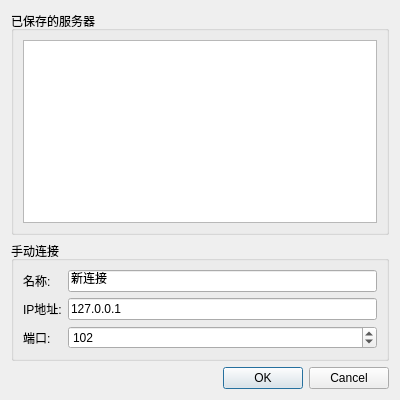
<?xml version="1.0" encoding="UTF-8"?>
<ui version="4.0">
 <class>ConnectionDialog</class>
 <widget class="QDialog" name="ConnectionDialog">
  <property name="geometry">
   <rect>
    <x>0</x>
    <y>0</y>
    <width>400</width>
    <height>400</height>
   </rect>
  </property>
  <property name="windowTitle">
   <string>连接到服务器</string>
  </property>
  <property name="modal">
   <bool>true</bool>
  </property>
  <layout class="QVBoxLayout" name="mainLayout">
   <item>
    <widget class="QGroupBox" name="savedGroup">
     <property name="title">
      <string>已保存的服务器</string>
     </property>
     <layout class="QVBoxLayout" name="savedLayout">
      <item>
       <widget class="QListWidget" name="serverList"/>
      </item>
     </layout>
    </widget>
   </item>
   <item>
    <widget class="QGroupBox" name="manualGroup">
     <property name="title">
      <string>手动连接</string>
     </property>
     <layout class="QGridLayout" name="manualLayout">
      <item row="0" column="0">
       <widget class="QLabel" name="nameLabel">
        <property name="text">
         <string>名称:</string>
        </property>
       </widget>
      </item>
      <item row="0" column="1">
       <widget class="QLineEdit" name="nameInput">
        <property name="text">
         <string>新连接</string>
        </property>
       </widget>
      </item>
      <item row="1" column="0">
       <widget class="QLabel" name="ipLabel">
        <property name="text">
         <string>IP地址:</string>
        </property>
       </widget>
      </item>
      <item row="1" column="1">
       <widget class="QLineEdit" name="ipInput">
        <property name="text">
         <string>127.0.0.1</string>
        </property>
       </widget>
      </item>
      <item row="2" column="0">
       <widget class="QLabel" name="portLabel">
        <property name="text">
         <string>端口:</string>
        </property>
       </widget>
      </item>
      <item row="2" column="1">
       <widget class="QSpinBox" name="portInput">
        <property name="minimum">
         <number>1</number>
        </property>
        <property name="maximum">
         <number>65535</number>
        </property>
        <property name="value">
         <number>102</number>
        </property>
       </widget>
      </item>
     </layout>
    </widget>
   </item>
   <item>
    <widget class="QDialogButtonBox" name="buttonBox">
     <property name="orientation">
      <enum>Qt::Orientation::Horizontal</enum>
     </property>
     <property name="standardButtons">
      <set>QDialogButtonBox::StandardButton::Cancel|QDialogButtonBox::StandardButton::Ok</set>
     </property>
    </widget>
   </item>
  </layout>
 </widget>
 <resources/>
 <connections>
  <connection>
   <sender>buttonBox</sender>
   <signal>accepted()</signal>
   <receiver>ConnectionDialog</receiver>
   <slot>accept()</slot>
   <hints>
    <hint type="sourcelabel">
     <x>248</x>
     <y>254</y>
    </hint>
    <hint type="destinationlabel">
     <x>157</x>
     <y>274</y>
    </hint>
   </hints>
  </connection>
  <connection>
   <sender>buttonBox</sender>
   <signal>rejected()</signal>
   <receiver>ConnectionDialog</receiver>
   <slot>reject()</slot>
   <hints>
    <hint type="sourcelabel">
     <x>316</x>
     <y>260</y>
    </hint>
    <hint type="destinationlabel">
     <x>286</x>
     <y>274</y>
    </hint>
   </hints>
  </connection>
 </connections>
</ui>
